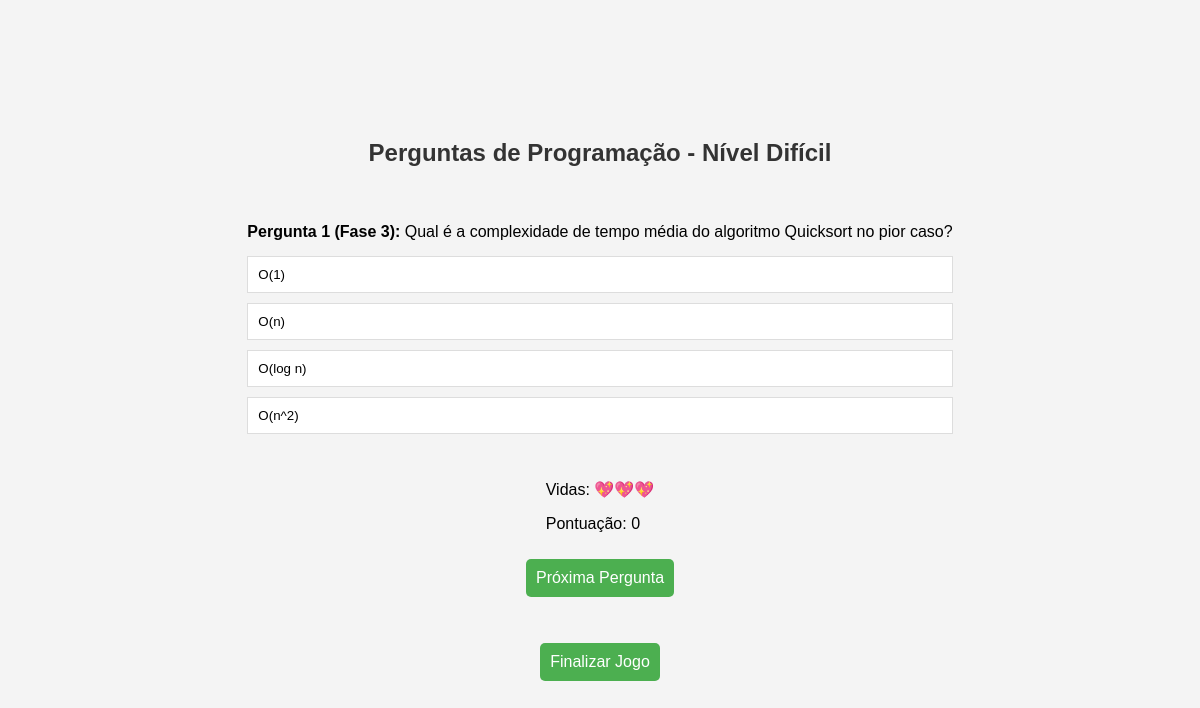
The app's page /perguntas_programacao_dificil.php with its own data.
### tables this page shows
CREATE TABLE `perguntas` (
  `id` int(11) NOT NULL,
  `enunciado` varchar(250) NOT NULL,
  `alternativa1` varchar(255) NOT NULL,
  `alternativa2` varchar(255) NOT NULL,
  `alternativa3` varchar(255) NOT NULL,
  `alternativa4` varchar(255) NOT NULL,
  `resposta_correta` varchar(255) NOT NULL,
  `nivel_id` int(11) DEFAULT NULL,
  `categoria_id` int(11) DEFAULT NULL
);

### perguntas_programacao_dificil.php (the view, shortened to what this page needs)
<?php
$servername = "localhost";
$username = "root";
$password = "";
$dbname = "quiz";
$conn = new mysqli($servername, $username, $password, $dbname);
$sql = "SELECT * FROM perguntas WHERE nivel_id = 3 AND categoria_id = 1";
$resultado = $conn->query($sql);
$faseAtual = 3;
?>
<!DOCTYPE html>
<html lang="pt-br">
<head>
    <link rel="stylesheet" href="style.css">
</head>
<body>
    <h2>Perguntas de Programação - Nível Difícil</h2>
    <?php
    if ($resultado->num_rows > 0)
    {
        $numeroPerguntaAtual = 1;
        $vidasAtual = 3;
        while ($row = $resultado->fetch_assoc())
        {
            echo "<div class='pergunta' id='pergunta{$numeroPerguntaAtual}' style='" . ($numeroPerguntaAtual == 1 ? "display: block;" : "display: none;") . "'>";
            echo "<p><strong>Pergunta {$numeroPerguntaAtual} (Fase {$faseAtual}):</strong> " . $row["enunciado"] . "</p>";
            for ($i = 1; $i <= 4; $i++)
            {
                $alternativa = "alternativa" . $i;
                echo "<button class='alternativa' data-resposta='{$row["resposta_correta"]}' data-alternativa='{$i}' onclick='mostrarResposta(this)'>{$row[$alternativa]}</button>";
            }
            echo "</div>";
            $numeroPerguntaAtual++;
        }
        ?>
        <div id='info-jogo'>
            <p>Vidas: <span id='vidas'><?php echo str_repeat('&#x1F496;', $vidasAtual); ?></span></p>
            <p>Pontuação: <span id='pontuacao'>0</span></p>
        </div>
        <button class="botao-proxima" id="proximaButton" onclick="proximaPergunta()">Próxima Pergunta</button>
        <br><br>
        <button class="botao-finalizar" onclick="exibirPontuacaoFinal()">Finalizar Jogo</button>
    <?php
    }
    else
    {
        echo "<p>Nenhuma pergunta encontrada para este nível.</p>";
    }
    ?>
</body>
</html>

### style.css (style rules this page uses)
body { font-family: 'Arial', sans-serif; background-color: #f4f4f4; margin: 0; padding: 0; display: flex; flex-direction: column; align-items: center; justify-content: center; height: 100vh; }
.pergunta { padding: 20px; display: none; }
.pergunta p { font-size: 16px; margin-bottom: 15px; }
.alternativa { display: block; width: 100%; padding: 10px; margin-bottom: 10px; border: 1px solid #ddd; background-color: #fff; text-align: left; cursor: pointer; transition: background-color 0.3s; }
.botao-proxima { padding: 10px; background-color: #4CAF50; color: #fff; border-radius: 5px; cursor: pointer; font-size: 16px; margin-top: 10px; border: none; }
.botao-finalizar { padding: 10px; background-color: #4CAF50; color: #fff; border-radius: 5px; cursor: pointer; font-size: 16px; margin-top: 10px; border: none; }
h2 { text-align: center; color: #333; }

### records on screen
perguntas: enunciado "Qual é a complexidade de tempo média do algoritmo Quicksort no pior caso?", alternativa1 "O(1)", alternativa2 "O(n)", alternativa3 "O(log n)", alternativa4 "O(n^2)"

### other values on screen
str_repeat('&#x1F496;', $vidasAtual) "💖💖💖"
